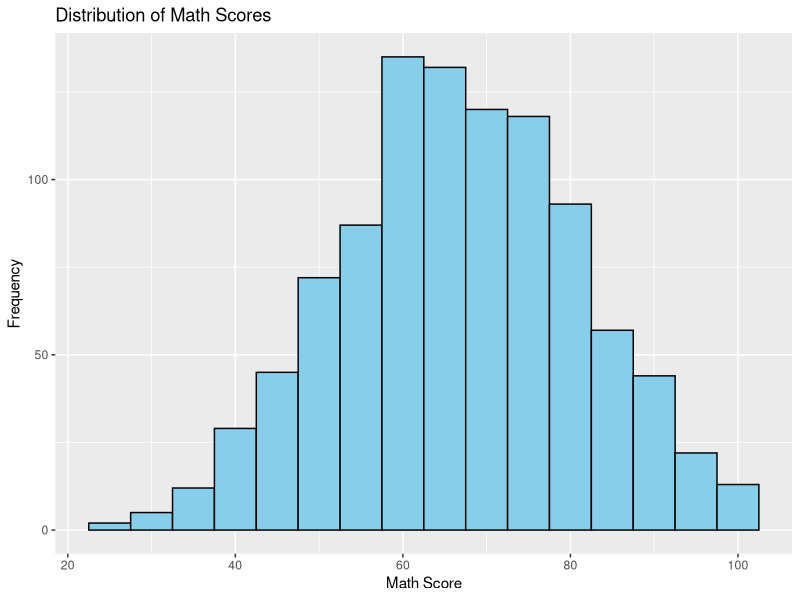
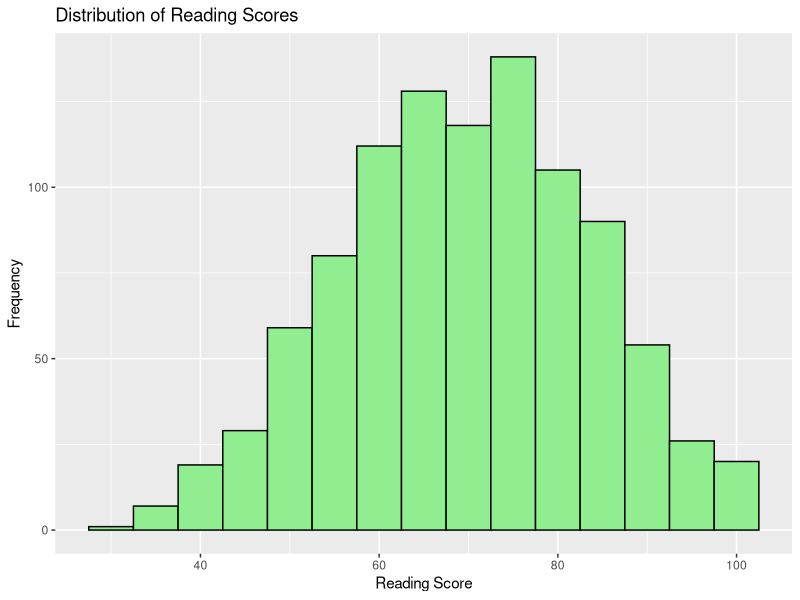
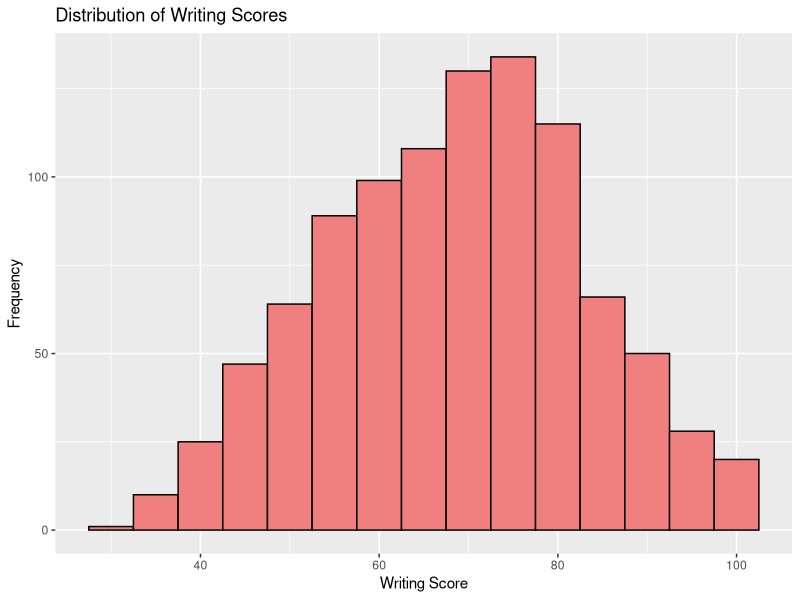
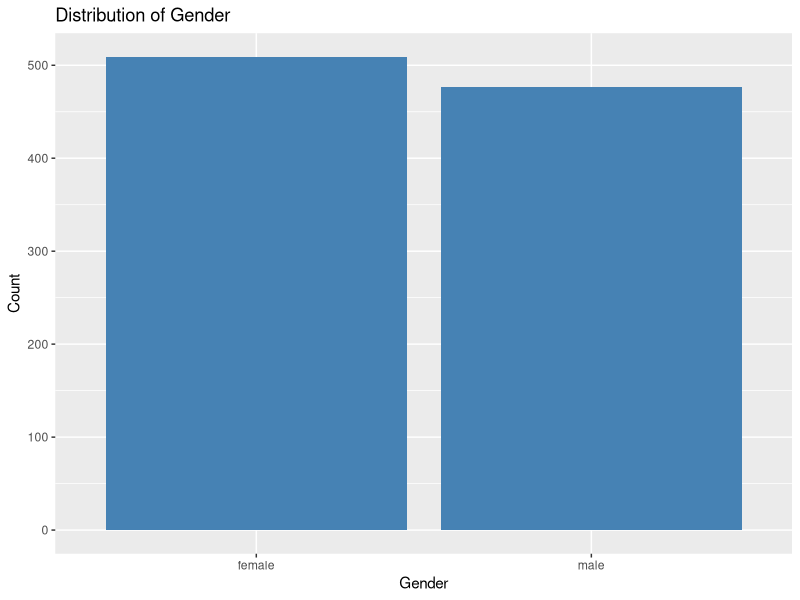
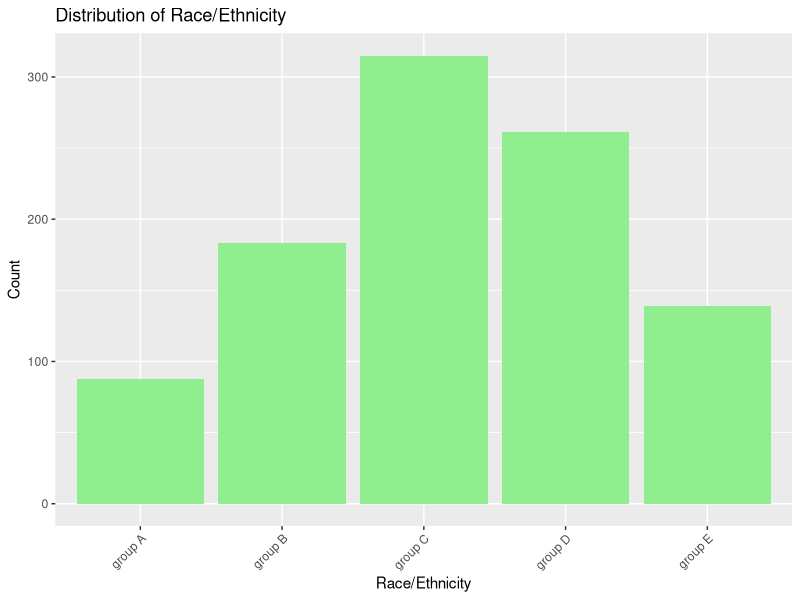
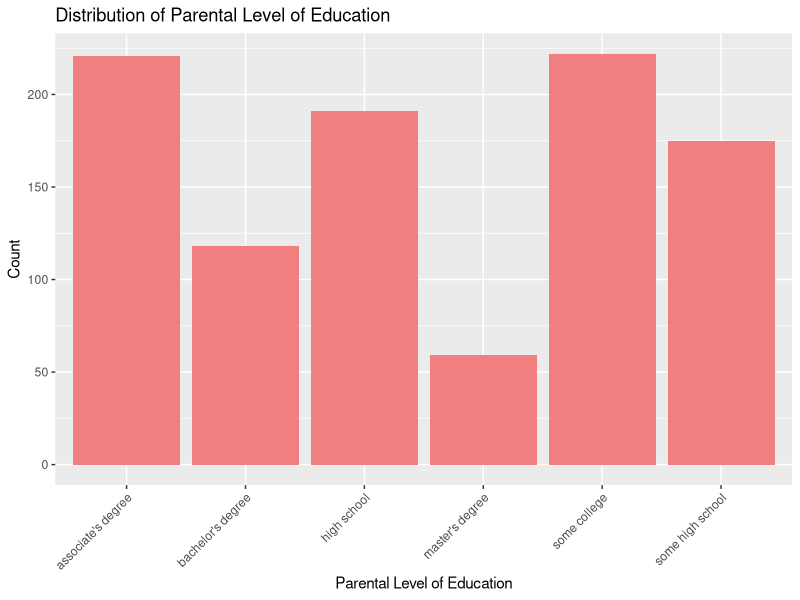
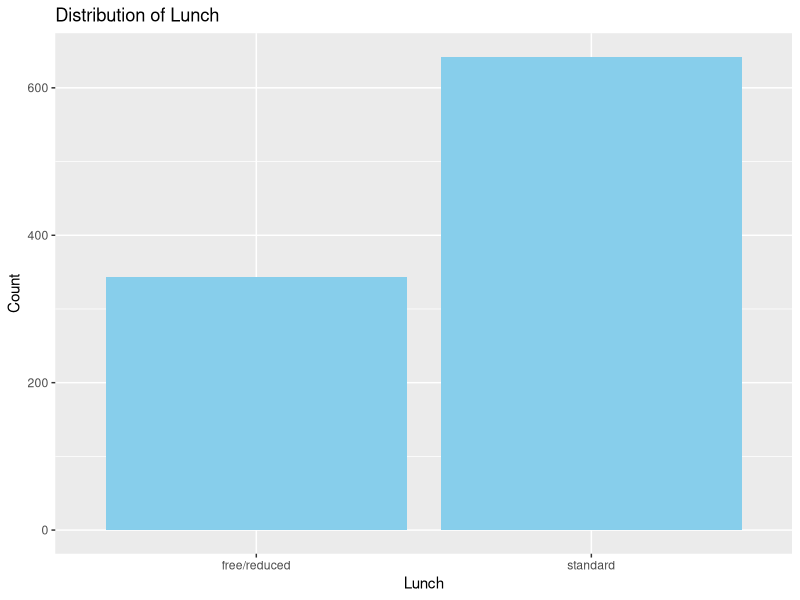
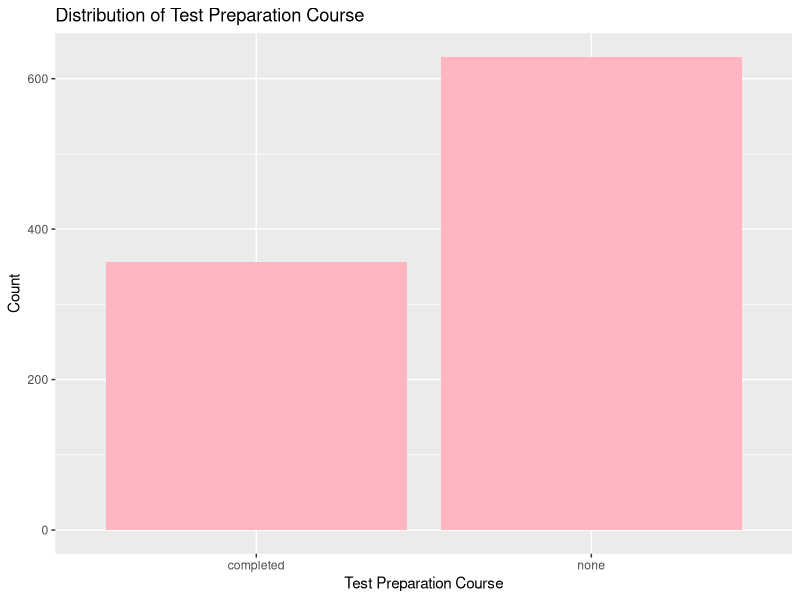

Write R code to recreate these figures, in order.
## ---- chunk 1
# Load libraries
library(tidyverse)
library(reshape2)
library(ggplot2)
## ---- chunk 2
# Load the dataset
data <- read.csv("../data/study_performance_cleaned.csv")
head(data)
## ---- chunk 3
# Histogram for math scores
ggplot(data, aes(x = math_score)) +
  geom_histogram(binwidth = 5, fill = "skyblue", color = "black") +
  labs(title = "Distribution of Math Scores",
       x = "Math Score",
       y = "Frequency")

# Histogram for reading scores
ggplot(data, aes(x = reading_score)) +
  geom_histogram(binwidth = 5, fill = "lightgreen", color = "black") +
  labs(title = "Distribution of Reading Scores",
       x = "Reading Score",
       y = "Frequency")

# Histogram for writing scores
ggplot(data, aes(x = writing_score)) +
  geom_histogram(binwidth = 5, fill = "lightcoral", color = "black") +
  labs(title = "Distribution of Writing Scores",
       x = "Writing Score",
       y = "Frequency")
## ---- chunk 4
# Bar plot for gender
ggplot(data, aes(x = gender)) +
  geom_bar(fill = "steelblue") +
  labs(title = "Distribution of Gender",
       x = "Gender",
       y = "Count")

# Bar plot for race/ethnicity
ggplot(data, aes(x = race_ethnicity)) +
  geom_bar(fill = "lightgreen") +
  labs(title = "Distribution of Race/Ethnicity",
       x = "Race/Ethnicity",
       y = "Count") +
  theme(axis.text.x = element_text(angle = 45, hjust = 1))

# Bar plot for parental level of education
ggplot(data, aes(x = parental_level_of_education)) +
  geom_bar(fill = "lightcoral") +
  labs(title = "Distribution of Parental Level of Education",
       x = "Parental Level of Education",
       y = "Count") +
  theme(axis.text.x = element_text(angle = 45, hjust = 1))

# Bar plot for lunch
ggplot(data, aes(x = lunch)) +
  geom_bar(fill = "skyblue") +
  labs(title = "Distribution of Lunch",
       x = "Lunch",
       y = "Count")

# Bar plot for test preparation course
ggplot(data, aes(x = test_preparation_course)) +
  geom_bar(fill = "lightpink") +
  labs(title = "Distribution of Test Preparation Course",
       x = "Test Preparation Course",
       y = "Count")
## ---- chunk 5
# Math score vs reading score
ggplot(data, aes(x = math_score, y = reading_score)) +
  geom_point(color = "steelblue") +
  labs(title = "Math Score vs Reading Score",
       x = "Math Score",
       y = "Reading Score")

# Math score vs writing score
ggplot(data, aes(x = math_score, y = writing_score)) +
  geom_point(color = "darkorange") +
  labs(title = "Math Score vs Writing Score",
       x = "Math Score",
       y = "Writing Score")

# Reading score vs writing score
ggplot(data, aes(x = reading_score, y = writing_score)) +
  geom_point(color = "darkgreen") +
  labs(title = "Reading Score vs Writing Score",
       x = "Reading Score",
       y = "Writing Score")
## ---- chunk 6
# Box plot of math scores by gender
ggplot(data, aes(x = gender, y = math_score, fill = gender)) +
  geom_boxplot() +
  labs(title = "Math Scores by Gender",
       x = "Gender",
       y = "Math Score") +
  scale_fill_manual(values = c("male" = "skyblue", "female" = "lightpink"))

# Box plot of reading scores by gender
ggplot(data, aes(x = gender, y = reading_score, fill = gender)) +
  geom_boxplot() +
  labs(title = "Reading Scores by Gender",
       x = "Gender",
       y = "Reading Score") +
  scale_fill_manual(values = c("male" = "skyblue", "female" = "lightpink"))

# Box plot of writing scores by gender
ggplot(data, aes(x = gender, y = writing_score, fill = gender)) +
  geom_boxplot() +
  labs(title = "Writing Scores by Gender",
       x = "Gender",
       y = "Writing Score") +
  scale_fill_manual(values = c("male" = "skyblue", "female" = "lightpink"))

# Box plot of math scores by race/ethnicity
ggplot(data, aes(x = race_ethnicity, y = math_score, fill = race_ethnicity)) +
  geom_boxplot() +
  labs(title = "Math Scores by Race/Ethnicity",
       x = "Race/Ethnicity",
       y = "Math Score") +
  theme(axis.text.x = element_text(angle = 45, hjust = 1))

# Box plot of reading scores by race/ethnicity
ggplot(data, aes(x = race_ethnicity, y = reading_score, fill = race_ethnicity)) +
  geom_boxplot() +
  labs(title = "Reading Scores by Race/Ethnicity",
       x = "Race/Ethnicity",
       y = "Reading Score") +
  theme(axis.text.x = element_text(angle = 45, hjust = 1))

# Box plot of writing scores by race/ethnicity
ggplot(data, aes(x = race_ethnicity, y = writing_score, fill = race_ethnicity)) +
  geom_boxplot() +
  labs(title = "Writing Scores by Race/Ethnicity",
       x = "Race/Ethnicity",
       y = "Writing Score") +
  theme(axis.text.x = element_text(angle = 45, hjust = 1))
## ---- chunk 7
# Calculate correlation matrix
correlation_matrix <- cor(data[c("math_score", "reading_score", "writing_score")])

# Print correlation matrix
print(correlation_matrix)
## ---- chunk 8
# Visualize correlation matrix using a heatmap
ggplot(data = melt(correlation_matrix), aes(x = Var1, y = Var2, fill = value)) +
  geom_tile() +
  scale_fill_gradient2(low = "blue", mid = "white", high = "red", midpoint = 0, limits = c(-1,1)) +
  theme_minimal() +
  theme(axis.text.x = element_text(angle = 45, hjust = 1)) +
  labs(title = "Correlation Heatmap",
       x = "Variables",
       y = "Variables",
       fill = "Correlation")
## ---- chunk 9
# Histogram of math scores by gender
ggplot(data, aes(x = math_score, fill = gender)) +
  geom_histogram(binwidth = 5, alpha = 0.5) +
  labs(title = "Math Scores Distribution by Gender",
       x = "Math Score",
       y = "Frequency") +
  scale_fill_manual(values = c("male" = "skyblue", "female" = "lightpink"))

# Histogram of reading scores by gender
ggplot(data, aes(x = reading_score, fill = gender)) +
  geom_histogram(binwidth = 5, alpha = 0.5) +
  labs(title = "Reading Scores Distribution by Gender",
       x = "Reading Score",
       y = "Frequency") +
  scale_fill_manual(values = c("male" = "skyblue", "female" = "lightpink"))

# Histogram of writing scores by gender
ggplot(data, aes(x = writing_score, fill = gender)) +
  geom_histogram(binwidth = 5, alpha = 0.5) +
  labs(title = "Writing Scores Distribution by Gender",
       x = "Writing Score",
       y = "Frequency") +
  scale_fill_manual(values = c("male" = "skyblue", "female" = "lightpink"))

# Histogram of math scores by race/ethnicity
ggplot(data, aes(x = math_score, fill = race_ethnicity)) +
  geom_histogram(binwidth = 5, alpha = 0.5) +
  labs(title = "Math Scores Distribution by Race/Ethnicity",
       x = "Math Score",
       y = "Frequency") +
  scale_fill_manual(values = c("group A" = "skyblue", "group B" = "lightgreen", "group C" = "orange", "group D" = "pink", "group E" = "lightcoral"))

# Histogram of reading scores by race/ethnicity
ggplot(data, aes(x = reading_score, fill = race_ethnicity)) +
  geom_histogram(binwidth = 5, alpha = 0.5) +
  labs(title = "Reading Scores Distribution by Race/Ethnicity",
       x = "Reading Score",
       y = "Frequency") +
  scale_fill_manual(values = c("group A" = "skyblue", "group B" = "lightgreen", "group C" = "orange", "group D" = "pink", "group E" = "lightcoral"))

# Histogram of writing scores by race/ethnicity
ggplot(data, aes(x = writing_score, fill = race_ethnicity)) +
  geom_histogram(binwidth = 5, alpha = 0.5) +
  labs(title = "Writing Scores Distribution by Race/Ethnicity",
       x = "Writing Score",
       y = "Frequency") +
  scale_fill_manual(values = c("group A" = "skyblue", "group B" = "lightgreen", "group C" = "orange", "group D" = "pink", "group E" = "lightcoral"))
